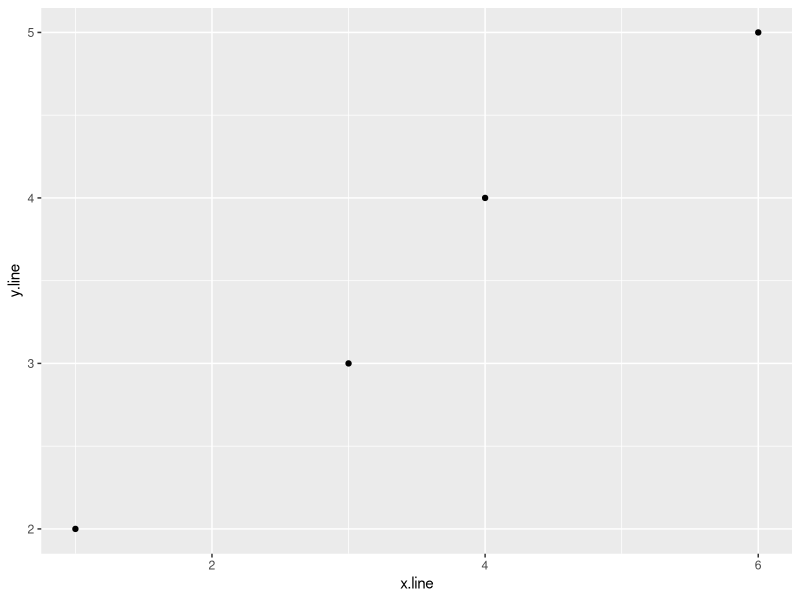
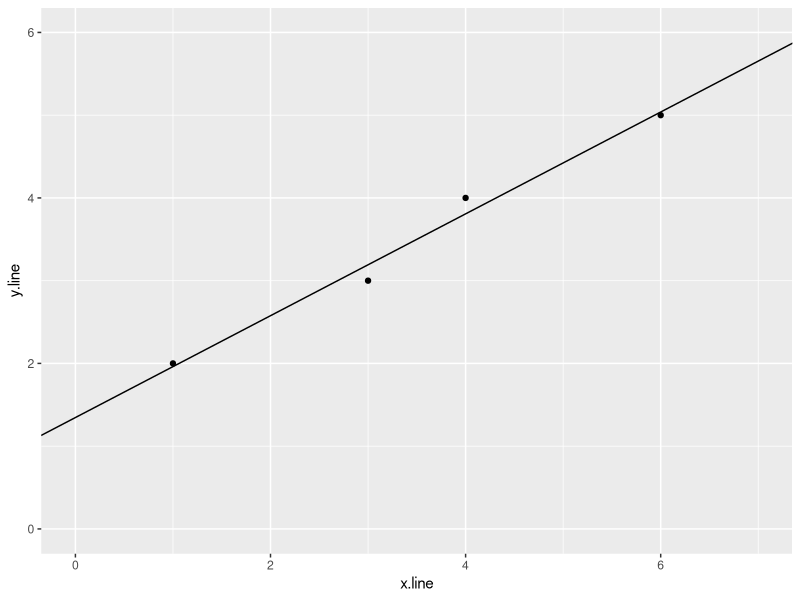
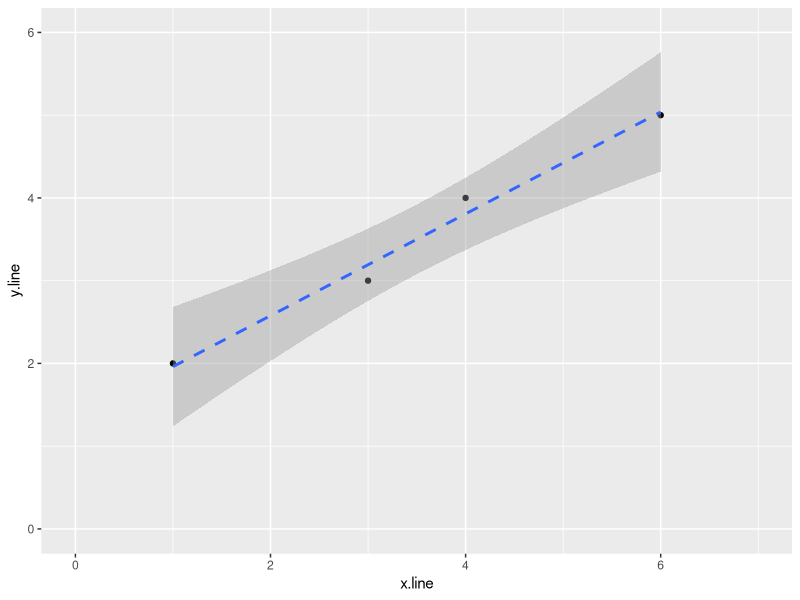
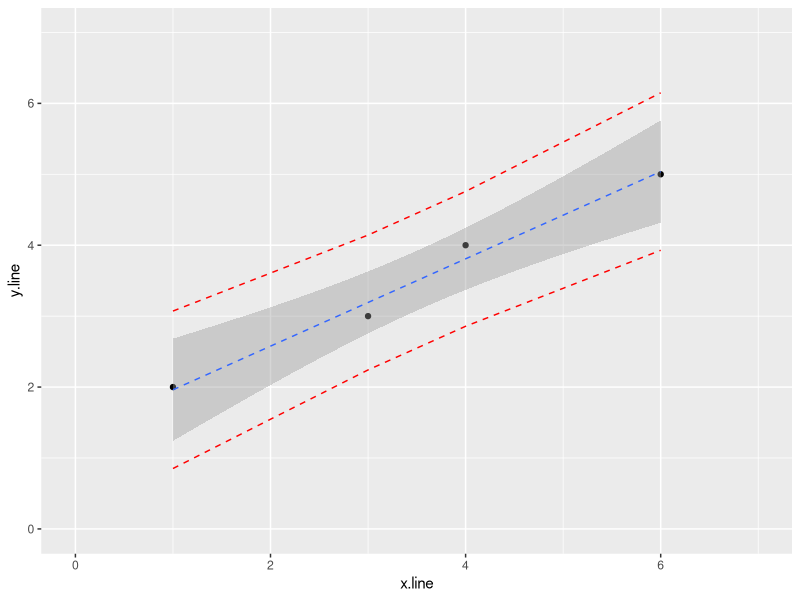
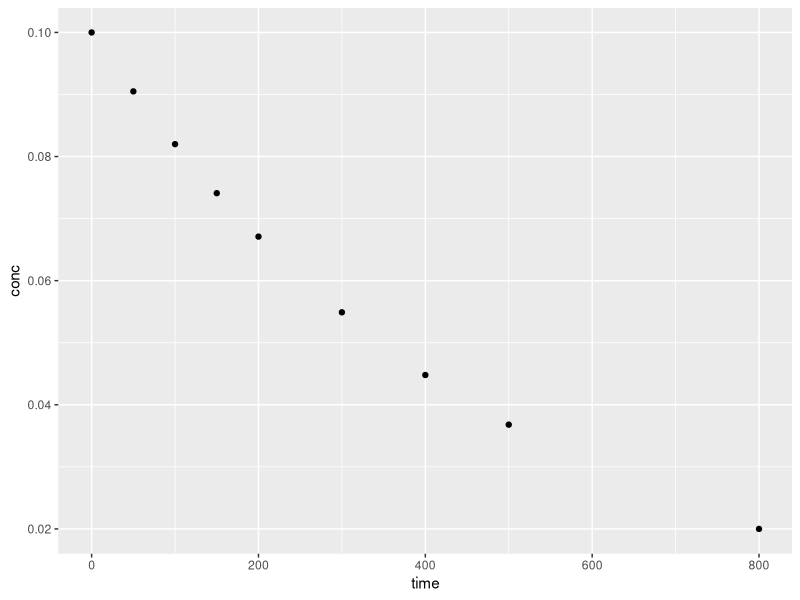
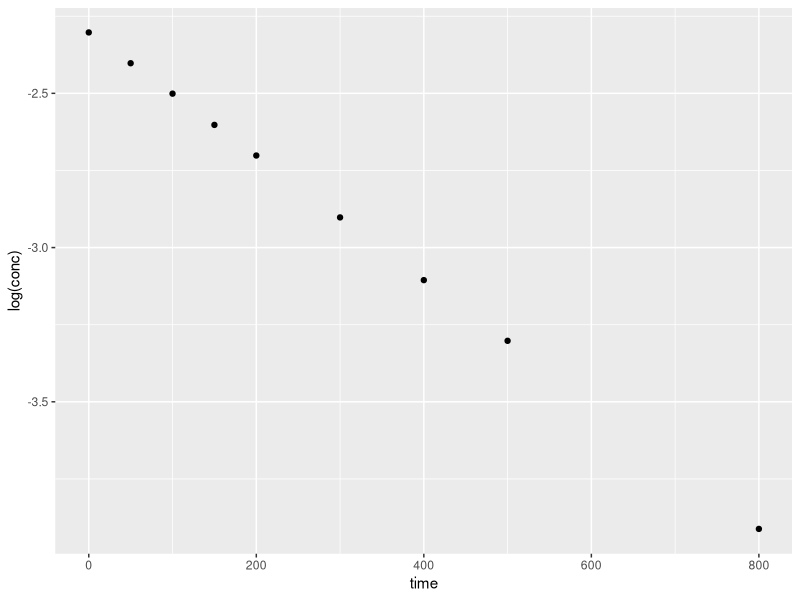
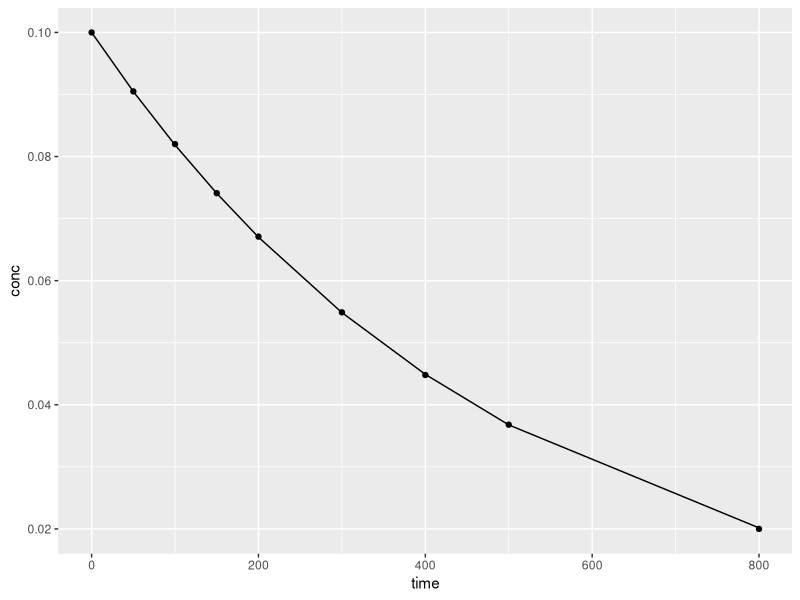
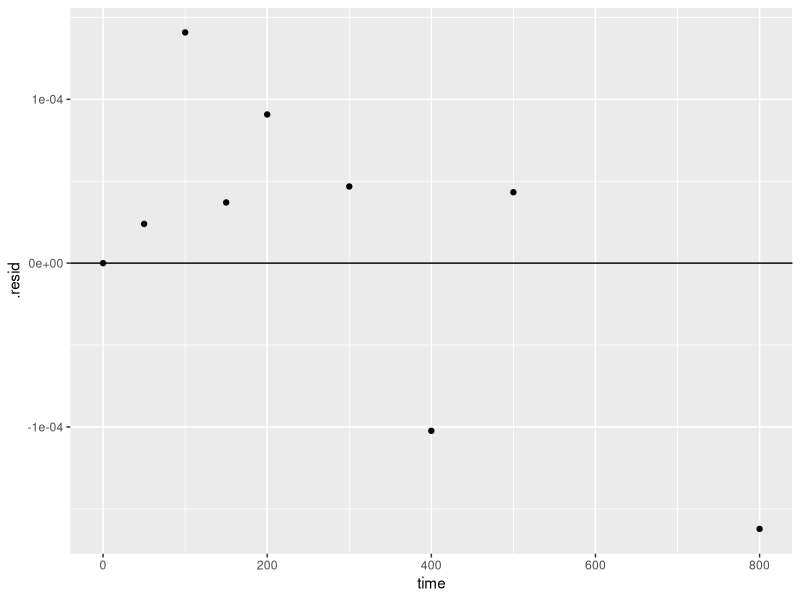

Source code (R) for these figures, in order: (Note: this script raises an error after producing the figures.)
## ---- chunk 1
library(tidyverse)
library(ggplot2)
library(broom)
## ---- chunk 2
simple_line <- tribble(
  ~x.line, ~y.line,
  1., 2.,
  3., 3.,
  4., 4., 
  6., 5.
)
simple_line
## ---- chunk 3
ggplot(simple_line, aes(x.line, y.line)) +
  geom_point()
## ---- chunk 4
m_sl <- lm(y.line ~ x.line, 
          data = simple_line)
m_sl
summary(m_sl)
tidy(m_sl)

sl_slope <- tidy(m_sl) %>%
  filter(term == "x.line") %>%
  dplyr::select(estimate)

sl_intercept <- tidy(m_sl) %>%
  filter(term == "(Intercept)") %>%
  dplyr::select(estimate)

sl_slope
sl_intercept
## ---- chunk 5
ggplot(simple_line, aes(x.line, y.line)) +
  geom_point() +
  geom_abline(slope = sl_slope$estimate, intercept = sl_intercept$estimate) +
  ylim(0,6) +
  xlim(0,7)
## ---- chunk 6
ggplot(simple_line, aes(x.line, y.line)) +
  geom_point() +
  stat_smooth(method = lm, linetype = "dashed") +
  ylim(0,6) +
  xlim(0,7)
## ---- chunk 7
temp_var <- m_sl %>%
  predict(interval="predict") %>%
  as_tibble()

temp_var

simple_line_predict <- bind_cols(simple_line, temp_var)
simple_line_predict
## ---- chunk 8
ggplot(simple_line_predict, aes(x.line, y.line)) +
  geom_point() +
  stat_smooth(method = lm, linetype = "dashed", size = 0.5) +
  geom_line(aes(y=lwr), color = "red", linetype = "dashed") +
  geom_line(aes(y=upr), color = "red", linetype = "dashed") +
  ylim(0,7) +
  xlim(0,7)
## ---- chunk 9
kinetics1 <- tribble(
  ~time, ~conc,
  0., 0.100,
  50., 0.0905,
  100., 0.0820,
  150., 0.0741,
  200., 0.0671,
  300., 0.0549,
  400., 0.0448,
  500., 0.0368,
  800., 0.0200
)
kinetics1
## ---- chunk 10
ggplot(kinetics1, aes(time, conc)) +
  geom_point()

ggplot(kinetics1, aes(time, log(conc))) +
  geom_point()
## ---- chunk 11
k1 <- nls(conc ~ 0.1*exp(-a1*time), 
          data = kinetics1, start = list(a1 = 0.002), trace = T)

summary(k1)
## ---- chunk 12
augment(k1)

ggplot()+
  geom_point(aes(time, conc), kinetics1) +
  geom_line(aes(time, .fitted), augment(k1))
## ---- chunk 13
ggplot()+
  geom_point(aes(time, .resid), augment(k1)) +
  geom_hline(yintercept = 0)
## ---- chunk 14
conc.fit <- function(t) {
  0.1*exp(-t*summary(k1)$coefficients[1])
  }

ggplot(kinetics1, mapping = aes(time, conc)) +
  geom_point() + 
  stat_function(fun = conc.fit, linetype = "dashed", colour = "green") +
  ggtitle("A kinetics example from first-year chemistry", subtitle = "dashed green line: first-order, exponential decay") +
  theme_bw()
## ---- chunk 15
library(tidyverse)

load_cell <- read_table2(
  "NIST data/PONTIUS.dat", skip = 25, col_names = FALSE, col_types = "dd") %>%
  rename(Deflection = X1, Load = X2)
load_cell

## ---- chunk 16
ggplot(load_cell) +
  geom_point(aes(Load, Deflection))
## ---- chunk 17
load_cell_model <- lm(Deflection ~ Load, load_cell)
summary(load_cell_model)
## ---- chunk 18
load_cell_glance <- glance(load_cell_model)
load_cell_glance
## ---- chunk 19
load_cell_tidy <- tidy(load_cell_model)
load_cell_tidy
## ---- chunk 20
augment(load_cell_model)
## ---- chunk 21
ggplot(load_cell, aes(Load, Deflection)) +
  geom_point() +
  stat_smooth(method = lm, linetype = "dashed", colour = "blue", size = 0.5) +
  ggtitle("NIST Load Cell Calibration Data", subtitle = "+/- 95% Confidence Intervals are not visible")
## ---- chunk 22
load_cell_resid = resid(load_cell_model)
load_cell_resid

# ggplot() +
#   geom_point(aes(LoadCell$Load, LC.resid)) +
#   geom_hline(aes(yintercept=0)) +
#   geom_hline(aes(yintercept=+2*(summary(m.LC)$sigma)), linetype = "dashed") +
#   geom_hline(aes(yintercept=-2*(summary(m.LC)$sigma)), linetype = "dashed") +
#   ggtitle("Deflection Load Residuals", subtitle = "+/- 2(Residual Statndard Deviation)") +
#   theme(plot.title = element_text(hjust = 0.5), plot.subtitle = element_text(hjust = 0.5))
## ---- chunk 23
load_cell_fit <- augment(load_cell_model)
load_cell_fit

ggplot(load_cell_fit) +
  geom_point(aes(Load, .resid)) +
  ggtitle("Residuals from linear model of the load cell")
## ---- chunk 24

ggplot(load_cell_fit) +
  geom_histogram(aes(.resid))

ggplot(load_cell_fit) +
  geom_qq(aes(sample = .resid))

## ---- chunk 25
load_cell_2 <- mutate(load_cell, Load_squared = Load^2)
load_cell_2

## ---- chunk 26
load_cell_model_2 <- lm(Deflection ~ Load + Load_squared, load_cell_2)
summary(load_cell_model_2)
## ---- chunk 27
load_cell_fit_2 <- augment(load_cell_model_2)
load_cell_fit_2

ggplot(load_cell_fit_2) +
  geom_point(aes(Load, .resid)) +
  ggtitle("Residuals from refined model of the load cell")
## ---- chunk 28
load_cell_model_3 <- nls(Deflection ~ b0 + b1*Load + b2*Load^2, load_cell_2, start = c(b0 = 0, b1 = 0,b2 = 0))

summary(load_cell_model_3)

## ---- chunk 29
ggplot(load_cell_fit_2) +
  geom_histogram(aes(.resid))

ggplot(load_cell_fit_2) +
  geom_qq(aes(sample = .resid))
## ---- chunk 30
CTECu <- read_table2(
  "NIST data/HAHN1.dat", skip = 25, col_names = FALSE) 

CTECu <- CTECu %>%
  rename(temp_K = X1, Cu_CTE = X2)
View(CTECu)
## ---- chunk 31
ggplot(CTECu, aes(temp_K, Cu_CTE)) + 
  geom_point()
## ---- chunk 32
model_Cu <- nls(Cu_CTE ~ ((a0 + a1*temp_K + a2*temp_K^2)/(1 + b1*temp_K + b2*temp_K^2)), 
            CTECu, start = list(a0 = 0, a1 = -1, a2 = -1, b1 = 0, b2 = 0), trace = T)

summary(model_Cu)

glance(model_Cu)
augment(model_Cu)
tidy(model_Cu)
## ---- chunk 33
Cu_fit <- function(x) {
  ((summary(model_Cu)$coefficients[1] + summary(model_Cu)$coefficients[2]*x + summary(model_Cu)$coefficients[3]*x^2)/(1 + summary(model_Cu)$coefficients[4]*x + summary(model_Cu)$coefficients[5]*x^2))
  }
## ---- chunk 34

ggplot(CTECu, aes(temp_K, Cu_CTE)) + 
  geom_point() + 
  stat_function(fun = Cu_fit, colour = "green", linetype = "dashed") +
  ggtitle("Thermal Expansion of Copper", subtitle = "nls function using Q/Q model")

## ---- chunk 35
ggplot(augment(model_Cu)) +
  geom_point(aes(temp_K, .resid)) +
  geom_hline(aes(yintercept=0)) +
  geom_hline(aes(yintercept=+2*(0.38)), linetype = "dashed") +
  geom_hline(aes(yintercept=-2*(0.38)), linetype = "dashed") +
  ggtitle("Thermal Expansion of Copper Residuals", subtitle = "+/- 2(Residual Statndard Deviation)")
## ---- chunk 36
mcc_Cu <- nls(Cu_CTE ~ ((a0 + a1*temp_K + a2*temp_K^2 + a3*temp_K^3)/(1 + b1*temp_K + b2*temp_K^2 + b3*temp_K^3)), 
            CTECu, start = list(a0 = 0, a1 = -1, a2 = -1, a3 = 0, b1 = 0, b2 = 0, b3 = 0), 
            trace = T)

summary(mcc_Cu)

glance(mcc_Cu)
augment(mcc_Cu)
tidy(mcc_Cu)
## ---- chunk 37
cc.Cu.fit <- function(x) {
  ((summary(mcc_Cu)$coefficients[1] + summary(mcc_Cu)$coefficients[2]*x + 
      summary(mcc_Cu)$coefficients[3]*x^2 + summary(mcc_Cu)$coefficients[4]*x^3)/(1 + summary(mcc_Cu)$coefficients[5]*x + summary(mcc_Cu)$coefficients[6]*x^2 + summary(mcc_Cu)$coefficients[7]*x^3))
  }
## ---- chunk 38
ggplot(CTECu, aes(temp_K, Cu_CTE)) +
  geom_point() + 
  stat_function(fun = cc.Cu.fit, colour = "green", linetype = "dashed") +
  ggtitle("Thermal Expansion of Copper", subtitle = "nls function using C/C model")

## ---- chunk 39
ggplot(augment(mcc_Cu)) +
  geom_point(aes(temp_K, .resid)) +
  geom_hline(aes(yintercept=0)) +
  geom_hline(aes(yintercept=+2*0.082), linetype = "dashed") +
  geom_hline(aes(yintercept=-2*0.082), linetype = "dashed") +
  ggtitle("Thermal Expansion of Copper Residuals (C/C)", subtitle = "+/- 2(Residual Statndard Deviation)")
## ---- chunk 40
ggplot(CTECu, aes(temp_K, Cu_CTE)) +
  geom_point() + 
  stat_smooth(method = "loess", span = 0.2, linetype = "dashed", size = 0.5) +
  ggtitle("Thermal Expansion of Copper", subtitle = "analysis with LOESS model")
## ---- chunk 41
mloess_Cu <- loess(Cu_CTE ~ temp_K, CTECu, span = 0.2)

summary(mloess_Cu)
augment(mloess_Cu)
## ---- chunk 42
ggplot(augment(mloess_Cu)) +
  geom_point(aes(temp_K, .resid)) +
  geom_hline(aes(yintercept=0)) +
  geom_hline(aes(yintercept=+2*(0.09)), linetype = "dashed") +
  geom_hline(aes(yintercept=-2*(0.09)), linetype = "dashed") +
  ggtitle("Thermal Expansion of Copper Residuals (LOESS)", subtitle = "+/- 2(Residual Statndard Error)")
  
## ---- chunk 43
load_cell_fit_2

load_cell_fit_2_runs <- load_cell_fit_2 %>%
  mutate(
    run = case_when(seq_along(Load) <= 20 ~ "run1", 
                    seq_along(Load) > 20 ~ "run2"))

load_cell_fit_2_runs
## ---- chunk 44

ggplot(load_cell_fit_2_runs) +
  geom_point(aes(Load, .resid, colour = run)) +
  ggtitle("Residuals from refined model of the load cell") +
  theme_bw()
## ---- chunk 45
x_anscombe <- anscombe %>%  # results will be storred into a new object x_anscombe; we start with the original data frame "anscombe"
  dplyr::select(x1, x2, x3, x4) %>%  # select the columns we want to work with
  rename(group1 = x1, group2 = x2, group3 = x3, group4 = x4) %>% # rename the values using a generic header
  gather(key = group, value = x_values, group1, group2, group3, group4) # gather the columns into rows

x_anscombe

y_anscombe <- anscombe %>%
  dplyr::select(y1, y2, y3, y4) %>%
  gather(key = group, value = y_values, y1, y2, y3, y4) %>% # I don't need to rename the columns as I will discard them (I only need one column to indicate the group number)
  dplyr::select(y_values)

y_anscombe

anscombe_tidy <- bind_cols(x_anscombe, y_anscombe)
anscombe_tidy
## ---- chunk 46
ggplot(anscombe_tidy, aes(x_values, y_values)) +
  geom_line(aes(group = group))
## ---- chunk 47
anscombe_models <- anscombe_tidy %>%
  group_by(group) %>%
  do(mod = lm(y_values ~ x_values, data = ., na.action = na.exclude
     )) %>%
  ungroup()

anscombe_models
## ---- chunk 48
model_summary <- anscombe_models %>%
  rowwise() %>%
  glance(mod)

model_summary
## ---- chunk 49
coefficient_summary <- anscombe_models %>%
  rowwise() %>%
  tidy(mod)

coefficient_summary
## ---- chunk 50
observation_summary <- anscombe_models %>%
  rowwise() %>%
  augment(mod)

observation_summary
## ---- chunk 51
ggplot(observation_summary, aes(.se.fit, fill = group)) +
  geom_histogram(bins = 50) +
  facet_wrap(~ group)
